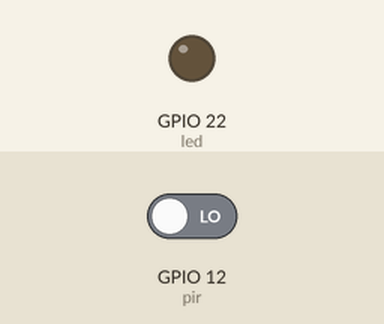
This sketch was run on a simulated ESP32. Parts: output pins drawn as LEDs (lit = HIGH). The test bench sets the inputs (shaded band); at power-on: GPIO 12 (pir) LOW. WiFi joins after 1.5 s; servers stay silent unless stated; uploads are accepted with an empty reply; what the sketch prints to the serial monitor is not drawn.

Above: at 2.7 s.
2.8 s: GPIO 12 (pir) driven HIGH
At 8.2 s:
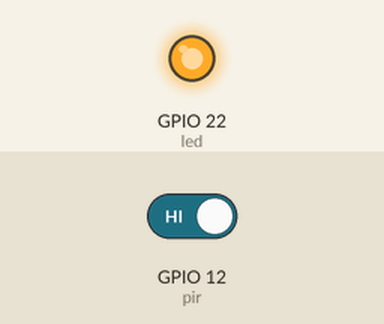
9.0 s: GPIO 12 (pir) driven LOW
At 11.8 s:
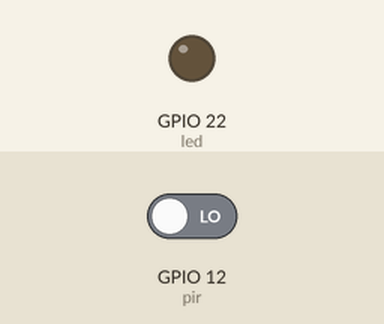
Timing chart, 0 to 13.3 s (numbered marks = the images above; inputs shaded):
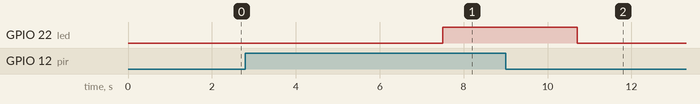

The sketch:

ESP32_PIR.ino
```cpp
#ifdef ESP32
#include <WiFi.h>
#include <HTTPClient.h>
#include <ArduinoJson.h>
#endif


const char* ssid = "######";
const char* password = "q1234!@#$";
String serverName = "http://api.app.........#####cloud:8000/pir/";

unsigned long lastTime = 0;
unsigned long timerDelay = 5000;

const int pir = 12;     //pir
const int led = 22;     //led

int ledState = LOW;

void setup() {
  Serial.begin(115200);
  pinMode(pir, INPUT);
  pinMode(led, OUTPUT);

  WiFi.begin(ssid, password);
  Serial.println("Connecting");
  while (WiFi.status() != WL_CONNECTED) {
    delay(500);
    Serial.print(".");
  }
  Serial.println("");
  Serial.print("Connected to WiFi network with IP Address: ");
  Serial.println(WiFi.localIP());
}


void loop() {
  int pir_stat = digitalRead(pir);
  //  boolean requested = false;

  if (pir_stat == HIGH) {                       //requested == !requested
    if ((millis() - lastTime) > timerDelay) {
      if (WiFi.status() == WL_CONNECTED) {
        digitalWrite(led, HIGH);
        WiFiClient client;
        HTTPClient http;
        http.begin(client, serverName);

        http.addHeader("Content-Type", "application/json");
        StaticJsonDocument<200> doc;
        doc["sensor"] = "PIR";
//        doc["time"] = 20210824;
        JsonArray data = doc.createNestedArray("MacAddress");
        data.add(WiFi.macAddress());

        String request;
        serializeJsonPretty(doc, request);

        int httpResponseCode = http.POST(request);

        Serial.print("HTTP Response code: ");
        Serial.println(httpResponseCode);

        http.end();
      }
      else {
        Serial.println("WiFi Disconnected");
      }
      lastTime = millis();
    }
    //    delay(8000);
    //    requested = true;
  }
  else {
    Serial.println("motion undetected_NO PIR API REQUESTED");
    //    requested = false;
    digitalWrite(led, LOW);
  }
  delay(3000);
}
```

Measured:
- after the input at 2.8 s, GPIO 22 (led): LOW → HIGH after 4.7 s
- after the input at 9.0 s, GPIO 22 (led): HIGH → LOW after 1.7 s
